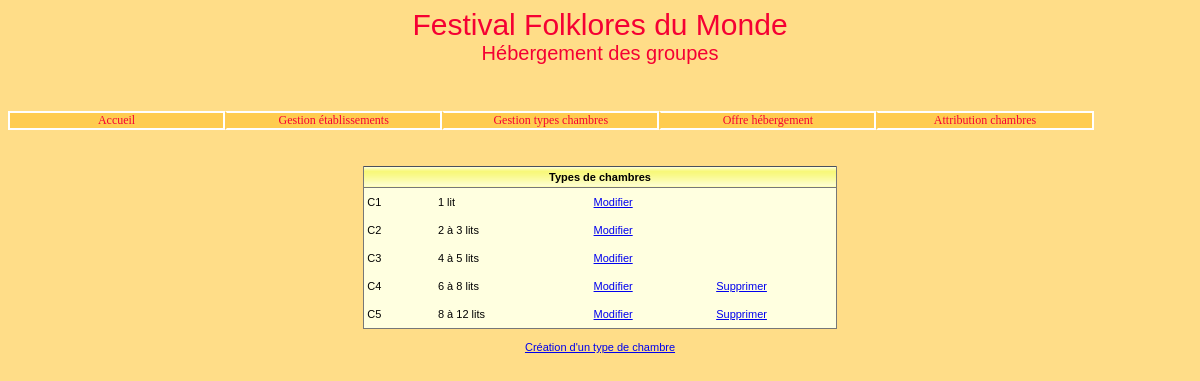
The app's page /index.php?uc=gestTypesChambres with its own data.
### tables this page shows
CREATE TABLE IF NOT EXISTS `typechambre` (
  `id` char(2) NOT NULL,
  `libelle` varchar(15) NOT NULL,
  PRIMARY KEY (`id`)
);

### modele/class.pdofestival.inc.php (called while the page is built, shortened)
<?php
class PdoFestival
{
    private static $serveur = 'mysql:host=localhost';
    private static $bdd = 'dbname=festival';
    private static $user = 'festival';
    private static $mdp = 'secret';
    private static $monPdo;
    private static $monPdoFestival = null;
    private function __construct()
    {
        PdoFestival::$monPdo = new PDO(
            PdoFestival::$serveur . ';' . PdoFestival::$bdd,
            PdoFestival::$user,
            PdoFestival::$mdp
        );
        PdoFestival::$monPdo->query('SET CHARACTER SET utf8');
    }
    public static function getPdoFestival()
    {
        if (PdoFestival::$monPdoFestival == null) {
            PdoFestival::$monPdoFestival = new PdoFestival();
        }
        return PdoFestival::$monPdoFestival;
    }
    public function obtenirReqTypesChambres()
    {
        $requetePrepare = PdoFestival::$monPdo->prepare(
            'SELECT * FROM TypeChambre'
        );
        $requetePrepare->execute();
        return $requetePrepare->fetchAll();
    }
    public function existeAttributionsTypeChambre($id)
    {
        $requetePrepare = PdoFestival::$monPdo->prepare(
            'SELECT * FROM Attribution WHERE idTypeChambre=:unId'
        );
        $requetePrepare->bindParam(':unId', $id, PDO::PARAM_STR);
        $requetePrepare->execute();
        return $requetePrepare->fetchAll();
    }
}

### vues/GestionTypesChambres/v_ObtenirTypesChambres.php (the view, shortened to what this page needs)
<br>
<table width="40%" cellspacing="0" cellpadding="0" class="tabNonQuadrille">
    <tr class="enTeteTabNonQuad">
        <td colspan="4"><strong>Types de chambres</strong></td>
    </tr>
    <?php
    foreach ($lesTypesChambres as $unTypeChambre) {
        $id = $unTypeChambre['id'];
        $libelle = $unTypeChambre['libelle'];
        ?>
        <tr class="ligneTabNonQuad">
            <td width="15%"><?= $id ?></td>
            <td width="33%"><?= $libelle ?></td>
            <td width="26%" align="center">
                <a href="?uc=gestTypesChambres&action=demanderModifierTypeChambre&id=<?= $id ?>">Modifier</a>
            </td>
            <?php
            if (!$pdo->existeAttributionsTypeChambre($id)) {
                ?>
                <td width="26%" align="center">
                    <a href="?uc=gestTypesChambres&action=demanderSupprimerTypeChambre&id=<?= $id ?>">Supprimer</a>
                </td>
                <?php
            } else {
                ?>
                <td width="26%">&nbsp; </td>
                <?php
            }
            ?>
        </tr>
        <?php
    }
    ?>
</table><br>
<a href="?uc=gestTypesChambres&action=demanderCreerTypeChambre">Création d'un type de chambre</a>

### css/cssGeneral.css (style rules this page uses)
.basePage { background-color:#FFDD88; color:black; font:11px Arial, Helvetica, sans-serif; }
td,tr,div,p { font:11px Arial, Helvetica, sans-serif; }
table.tabNonQuadrille { background-color:#FFFFC0; color:black; border-bottom:1px solid #777777; border-right:1px solid #777777; border-left:1px solid #777777; border-top:1px #777777; }
tr.enTeteTabNonQuad td { background-image:url('../images/xpBarre.jpg'); background-color:#FFFFC0; color:black; height:21px; text-align:center; border-bottom:1px solid #777777; }
tr.ligneTabNonQuad td { background-color:#FFFFE0; color:black; text-align:left; height:28px; padding-left:3px; }

### records on screen
typechambre: id "C1", libelle "1 lit"
typechambre: id "C2", libelle "2 à 3 lits"
typechambre: id "C3", libelle "4 à 5 lits"
typechambre: id "C4", libelle "6 à 8 lits"
typechambre: id "C5", libelle "8 à 12 lits"

### other values on screen
$nom "Accueil"
$nom "Gestion établissements Gestion types chambres Offre hébergement Attribution chambres"
